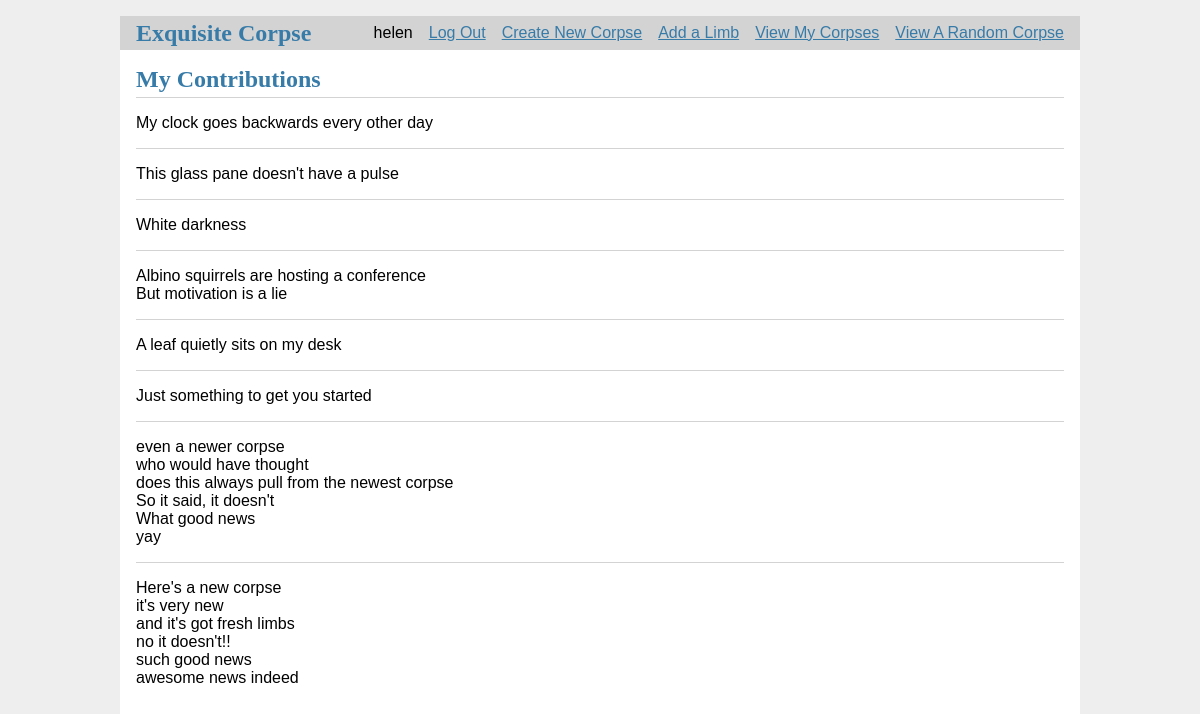
The app's page /mine (signed in) with its own data.
### tables this page shows
CREATE TABLE user (
  id INTEGER PRIMARY KEY AUTOINCREMENT,
  username TEXT UNIQUE NOT NULL,
  password TEXT NOT NULL
);

CREATE TABLE limb (
  id INTEGER PRIMARY KEY AUTOINCREMENT,
  author_id INTEGER,
  corpse_id INTEGER,
  created TIMESTAMP NOT NULL DEFAULT CURRENT_TIMESTAMP,
  body TEXT NOT NULL,
  completed INTEGER NOT NULL,
  FOREIGN KEY (author_id) REFERENCES user (id),
  FOREIGN KEY (corpse_id) REFERENCES corpse (id)
);

### flaskr/corpse.py (the view)
@bp.route('/mine')
def mine():
    db = get_db()
    user_id = session.get('user_id')
    rows = db.execute(
        'SELECT id FROM corpse WHERE author_id = ? ORDER BY id DESC', (g.user['id'],)
    ).fetchall()
    corpses = []
    for row in rows:
        corpse_id = row['id']
        limbs = []
        limb_rows = db.execute(
        'SELECT body from limb WHERE corpse_id = ? ORDER BY created ASC', (corpse_id,)
        ).fetchall()
        for row in limb_rows:
            limbs.append(row[0])
        corpses.append(
            ("<br/>").join(limbs)
        )
    return render_template('corpse/mine.html', header = "My Contributions", corpses = corpses)

### flaskr/auth.py (called while the page is built)
@bp.before_app_request
def load_logged_in_user():
    user_id = session.get('user_id')
    if user_id is None:
        g.user = None
    else:
        g.user = get_db().execute(
            'SELECT * FROM user WHERE id = ?', (user_id,)
        ).fetchone()

### flaskr/db.py (called while the page is built)
def get_db():
    if 'db' not in g:
        g.db = sqlite3.connect(
            current_app.config['DATABASE'],
            detect_types=sqlite3.PARSE_DECLTYPES
        )
        g.db.row_factory = sqlite3.Row
    return g.db

### flaskr/templates/corpse/mine.html
{% extends 'base.html' %}
{% block header %}
  <h1>{% block title %}{{ header }}{% endblock %}</h1>
{% endblock %}
{% block content %}
  {% for corpse in corpses %}
    <article class="corpse">
      <p class="body">
        {% autoescape false %}
          {{corpse}}
        {% endautoescape %}
      </p>
    </article>
    {% if not loop.last %}
      <hr>
    {% endif %}
  {% endfor %}
{% endblock %}

### flaskr/templates/base.html (shortened to what this page needs)
<!doctype html>
<link rel="stylesheet" href="{{ url_for('static', filename='style.css') }}">
<nav>
  <h1><a href="{{ url_for('corpse.index') }}">Exquisite Corpse</a></h1>
  <ul>
    {% if g.user %}
      <li><span>{{ g.user['username'] }}</span></li>
      <li><a href="{{ url_for('auth.logout') }}">Log Out</a></li>
      <li><a href="{{ url_for('corpse.create') }}">Create New Corpse</a></li>
      <li><a href="{{ url_for('corpse.index') }}">Add a Limb</a></li>
      <li><a href="{{ url_for('corpse.mine') }}">View My Corpses</a></li>
      <li><a href="{{ url_for('corpse.randomone') }}">View A Random Corpse</a></li>
    {% else %}
      <li><a href="{{ url_for('auth.register') }}">Register</a></li>
      <li><a href="{{ url_for('auth.login') }}">Log In</a></li>
      <li><a href="{{ url_for('corpse.index') }}">Add a Limb</a></li>
      <li><a href="{{ url_for('corpse.randomone') }}">View A Random Corpse</a></li>
    {% endif %}
  </ul>
</nav>
<section class="content">
  <header>
    {% block header %}{% endblock %}
  </header>
  {% block content %}{% endblock %}
</section>

### flaskr/static/style.css (style rules this page uses)
h1 { font-family: serif; color: #377ba8; margin: 1rem 0; }
a { color: #377ba8; }
hr { border: none; border-top: 1px solid lightgray; }
nav { background: lightgray; display: flex; align-items: center; padding: 0 0.5rem; }
nav h1 { flex: auto; margin: 0; }
nav h1 a { text-decoration: none; padding: 0.25rem 0.5rem; }
nav ul { display: flex; list-style: none; margin: 0; padding: 0; }
nav ul li a, nav ul li span, header .action { display: block; padding: 0.5rem; }
.content { padding: 0 1rem 1rem; }
.content > header { border-bottom: 1px solid lightgray; display: flex; align-items: flex-end; }
.content > header h1 { flex: auto; margin: 1rem 0 0.25rem 0; }
.content:last-child { margin-bottom: 0; }

### records on screen
user: user.username "helen"
limb: body "My clock goes backwards every other day"
limb: body "This glass pane doesn't have a pulse"
limb: body "White darkness"
limb: body "A leaf quietly sits on my desk"
limb: body "Just something to get you started"

### other values on screen
{{ header }} "My Contributions"
{{ corpse }} "Albino squirrels are hosting a conference But motivation is a lie" "even a newer corpse who would have thought does this always pull from the newest corpse So it said, it doesn't What good news yay" "Here's a new corpse it's very new and it's got fresh limbs no it doesn't!! such good news awesome news indeed"
